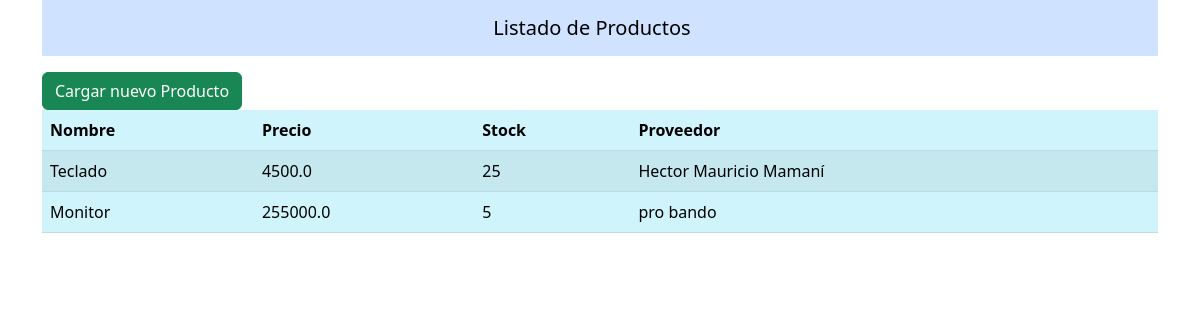
/compras/productos/listado/, run on the app's committed database.
### compra/models.py (models this page shows, shortened)
class Producto(models.Model):
    nombre = models.CharField(max_length=50, default="")
    precio = models.FloatField(default=0)
    stock_actual = models.IntegerField(default=0)
    proveedor = models.ForeignKey(Proveedor, on_delete=models.CASCADE, related_name="proveedor")

class Proveedor(models.Model):
    nombre = models.CharField(max_length=50,default="");
    apellido = models.CharField(max_length=50,default="");
    dni = models.IntegerField(default=0);

### compra/views.py (the view)
# urls.py: path('productos/listado/', views.ProductoListView.as_view(), name="mostrar_productos"),
class ProductoListView(ListView):
    model = Producto
    template_name = "compra/mostrar_productos.html"
    context_object_name = "productos"

### compra/templates/compra/mostrar_productos.html (shortened to what this page needs)
{% extends "compra/base_mostrar.html" %}
{% block titulo_header %}Listado de Productos{% endblock %}
{%block redireccion %}
    <a href="{% url 'compra:crear_producto' %}" class="btn btn-success mt-3">Cargar nuevo Producto</a>
{% endblock %}
{% block encabezado_tabla %}
    <tr>
        <th>Nombre</th>
        <th>Precio</th>
        <th>Stock</th>
        <th>Proveedor</th>
    </tr>
{% endblock %}
{% block cuerpo_tabla %}
    {% for producto in productos %}
        <tr>
            <td>{{producto.nombre}}</td>
            <td>{{producto.precio}}</td>
            <td>{{producto.stock_actual}}</td>
            <td>{{producto.proveedor.nombre}} {{producto.proveedor.apellido}}</td>
        </tr>
    {% endfor %}
{% endblock %}

### data on the page
Producto: nombre "Teclado", precio "4500.0", stock_actual "25", proveedor.nombre "Hector Mauricio", proveedor.apellido "Mamaní"
Producto: nombre "Monitor", precio "255000.0", stock_actual "5", proveedor.nombre "pro", proveedor.apellido "bando"
